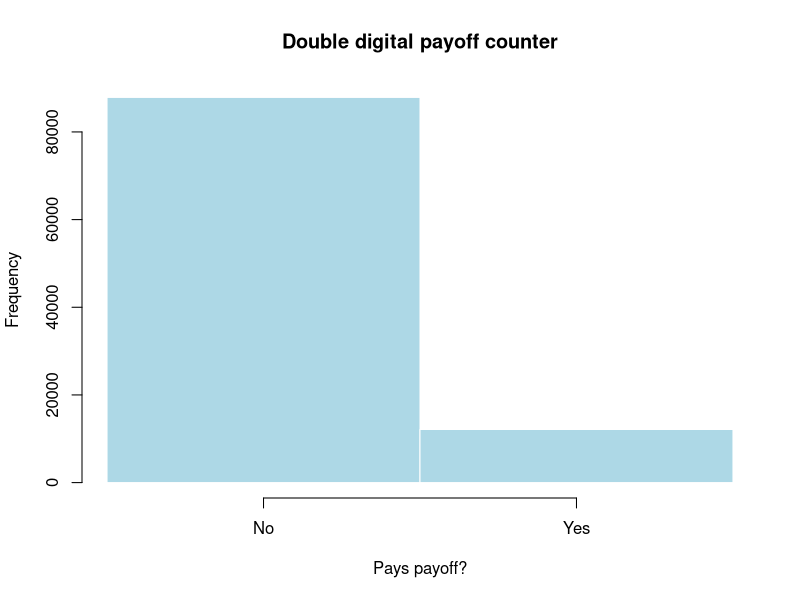

This chart was generated by the following R code:
# ============================================================
# Problem Set 1 — Exercise 2
# ============================================================
set.seed(13)

# ---------- Inputs ----------
S0      <- 100
sigma   <- 0.20
r       <- 0.015
T       <- 2
K1      <- 105
K2      <- 115
H       <- 20000
N_paths <- 100000

# a) simulation of S_T under Q (risk-free assumption)
Z <- rnorm(N_paths, mean=0, sd=1)
# usage here of the exact solution bc of hint
S_T <- S0 * exp((r - 0.5 * sigma^2) * T +     # GBM exact formula
                sigma * sqrt(T) * Z)

# b) payoff at maturity
payoff_indicator <- as.integer(K1 <= S_T & S_T <= K2)
D_T <- H * payoff_indicator

hist(payoff_indicator,
     breaks = seq(-0.5, 1.5, by = 1),
     col = "lightblue", border = "white",
     xaxt = "n",
     main = "Double digital payoff counter",
     xlab = "Pays payoff?")
axis(1, at = c(0, 1), labels = c("No", "Yes"))

# c) discount the expected payoff to get the price of the option today at t=0
probability_payofff = mean(payoff_indicator)
expected_payoff = mean(D_T)
V0 <- exp(-r * T) * expected_payoff
# V0 = 2352.942
cat(sprintf("V0      : %.6f\n", V0))
